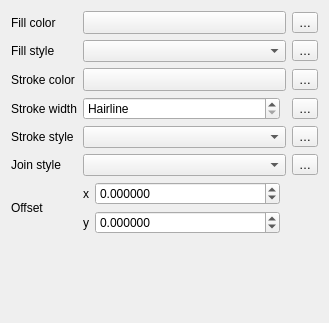
<?xml version="1.0" encoding="UTF-8"?>
<ui version="4.0">
 <class>WidgetSimpleFill</class>
 <widget class="QWidget" name="WidgetSimpleFill">
  <property name="geometry">
   <rect>
    <x>0</x>
    <y>0</y>
    <width>329</width>
    <height>323</height>
   </rect>
  </property>
  <property name="windowTitle">
   <string>Form</string>
  </property>
  <layout class="QGridLayout" name="gridLayout_2">
   <item row="1" column="0">
    <widget class="QLabel" name="label_2">
     <property name="text">
      <string>Fill style</string>
     </property>
     <property name="alignment">
      <set>Qt::AlignLeading|Qt::AlignLeft|Qt::AlignVCenter</set>
     </property>
    </widget>
   </item>
   <item row="0" column="3">
    <widget class="QgsColorButton" name="btnChangeColor">
     <property name="sizePolicy">
      <sizepolicy hsizetype="Expanding" vsizetype="Fixed">
       <horstretch>0</horstretch>
       <verstretch>0</verstretch>
      </sizepolicy>
     </property>
     <property name="minimumSize">
      <size>
       <width>120</width>
       <height>0</height>
      </size>
     </property>
     <property name="maximumSize">
      <size>
       <width>16777215</width>
       <height>16777215</height>
      </size>
     </property>
     <property name="text">
      <string/>
     </property>
    </widget>
   </item>
   <item row="2" column="3">
    <widget class="QgsColorButton" name="btnChangeStrokeColor">
     <property name="sizePolicy">
      <sizepolicy hsizetype="Expanding" vsizetype="Fixed">
       <horstretch>0</horstretch>
       <verstretch>0</verstretch>
      </sizepolicy>
     </property>
     <property name="minimumSize">
      <size>
       <width>120</width>
       <height>0</height>
      </size>
     </property>
     <property name="maximumSize">
      <size>
       <width>16777215</width>
       <height>16777215</height>
      </size>
     </property>
     <property name="text">
      <string/>
     </property>
    </widget>
   </item>
   <item row="7" column="0">
    <widget class="QLabel" name="label_6">
     <property name="text">
      <string>Offset</string>
     </property>
     <property name="alignment">
      <set>Qt::AlignLeading|Qt::AlignLeft|Qt::AlignVCenter</set>
     </property>
    </widget>
   </item>
   <item row="4" column="5">
    <widget class="QgsPropertyOverrideButton" name="mStrokeStyleDDBtn">
     <property name="text">
      <string>…</string>
     </property>
    </widget>
   </item>
   <item row="5" column="5">
    <widget class="QgsPropertyOverrideButton" name="mJoinStyleDDBtn">
     <property name="text">
      <string>…</string>
     </property>
    </widget>
   </item>
   <item row="2" column="0">
    <widget class="QLabel" name="label_3">
     <property name="sizePolicy">
      <sizepolicy hsizetype="Maximum" vsizetype="Preferred">
       <horstretch>0</horstretch>
       <verstretch>0</verstretch>
      </sizepolicy>
     </property>
     <property name="text">
      <string>Stroke color</string>
     </property>
     <property name="alignment">
      <set>Qt::AlignLeading|Qt::AlignLeft|Qt::AlignVCenter</set>
     </property>
    </widget>
   </item>
   <item row="7" column="3">
    <layout class="QGridLayout" name="gridLayout" rowstretch="0,0" rowminimumheight="0,0">
     <property name="leftMargin">
      <number>0</number>
     </property>
     <property name="rightMargin">
      <number>0</number>
     </property>
     <item row="0" column="2" rowspan="2">
      <widget class="QgsUnitSelectionWidget" name="mOffsetUnitWidget" native="true">
       <property name="minimumSize">
        <size>
         <width>0</width>
         <height>0</height>
        </size>
       </property>
       <property name="focusPolicy">
        <enum>Qt::StrongFocus</enum>
       </property>
      </widget>
     </item>
     <item row="0" column="0">
      <widget class="QLabel" name="label">
       <property name="text">
        <string>x</string>
       </property>
      </widget>
     </item>
     <item row="0" column="1">
      <widget class="QgsDoubleSpinBox" name="spinOffsetX">
       <property name="sizePolicy">
        <sizepolicy hsizetype="Minimum" vsizetype="Fixed">
         <horstretch>1</horstretch>
         <verstretch>0</verstretch>
        </sizepolicy>
       </property>
       <property name="decimals">
        <number>6</number>
       </property>
       <property name="minimum">
        <double>-99999999.989999994635582</double>
       </property>
       <property name="maximum">
        <double>99999999.989999994635582</double>
       </property>
       <property name="singleStep">
        <double>0.200000000000000</double>
       </property>
      </widget>
     </item>
     <item row="1" column="0">
      <widget class="QLabel" name="label_9">
       <property name="text">
        <string>y</string>
       </property>
      </widget>
     </item>
     <item row="1" column="1">
      <widget class="QgsDoubleSpinBox" name="spinOffsetY">
       <property name="sizePolicy">
        <sizepolicy hsizetype="Minimum" vsizetype="Fixed">
         <horstretch>1</horstretch>
         <verstretch>0</verstretch>
        </sizepolicy>
       </property>
       <property name="decimals">
        <number>6</number>
       </property>
       <property name="minimum">
        <double>-99999999.989999994635582</double>
       </property>
       <property name="maximum">
        <double>99999999.989999994635582</double>
       </property>
       <property name="singleStep">
        <double>0.200000000000000</double>
       </property>
      </widget>
     </item>
    </layout>
   </item>
   <item row="2" column="5">
    <widget class="QgsPropertyOverrideButton" name="mStrokeColorDDBtn">
     <property name="text">
      <string>…</string>
     </property>
    </widget>
   </item>
   <item row="8" column="3">
    <spacer name="verticalSpacer">
     <property name="orientation">
      <enum>Qt::Vertical</enum>
     </property>
     <property name="sizeHint" stdset="0">
      <size>
       <width>20</width>
       <height>0</height>
      </size>
     </property>
    </spacer>
   </item>
   <item row="5" column="0">
    <widget class="QLabel" name="label_8">
     <property name="text">
      <string>Join style</string>
     </property>
     <property name="alignment">
      <set>Qt::AlignLeading|Qt::AlignLeft|Qt::AlignVCenter</set>
     </property>
    </widget>
   </item>
   <item row="5" column="3">
    <widget class="QgsPenJoinStyleComboBox" name="cboJoinStyle"/>
   </item>
   <item row="4" column="0">
    <widget class="QLabel" name="label_4">
     <property name="text">
      <string>Stroke style</string>
     </property>
     <property name="alignment">
      <set>Qt::AlignLeading|Qt::AlignLeft|Qt::AlignVCenter</set>
     </property>
    </widget>
   </item>
   <item row="0" column="5">
    <widget class="QgsPropertyOverrideButton" name="mFillColorDDBtn">
     <property name="text">
      <string>…</string>
     </property>
    </widget>
   </item>
   <item row="4" column="3">
    <widget class="QgsPenStyleComboBox" name="cboStrokeStyle"/>
   </item>
   <item row="0" column="0">
    <widget class="QLabel" name="label_7">
     <property name="sizePolicy">
      <sizepolicy hsizetype="Maximum" vsizetype="Preferred">
       <horstretch>0</horstretch>
       <verstretch>0</verstretch>
      </sizepolicy>
     </property>
     <property name="text">
      <string>Fill color</string>
     </property>
     <property name="alignment">
      <set>Qt::AlignLeading|Qt::AlignLeft|Qt::AlignVCenter</set>
     </property>
    </widget>
   </item>
   <item row="1" column="3">
    <widget class="QgsBrushStyleComboBox" name="cboFillStyle"/>
   </item>
   <item row="1" column="5">
    <widget class="QgsPropertyOverrideButton" name="mFillStyleDDBtn">
     <property name="text">
      <string>…</string>
     </property>
    </widget>
   </item>
   <item row="3" column="0">
    <widget class="QLabel" name="label_5">
     <property name="text">
      <string>Stroke width</string>
     </property>
     <property name="alignment">
      <set>Qt::AlignLeading|Qt::AlignLeft|Qt::AlignVCenter</set>
     </property>
    </widget>
   </item>
   <item row="3" column="3">
    <layout class="QHBoxLayout" name="horizontalLayout_3">
     <item>
      <widget class="QgsDoubleSpinBox" name="spinStrokeWidth">
       <property name="sizePolicy">
        <sizepolicy hsizetype="Minimum" vsizetype="Fixed">
         <horstretch>1</horstretch>
         <verstretch>0</verstretch>
        </sizepolicy>
       </property>
       <property name="specialValueText">
        <string>Hairline</string>
       </property>
       <property name="decimals">
        <number>6</number>
       </property>
       <property name="maximum">
        <double>999999999.999999046325684</double>
       </property>
       <property name="singleStep">
        <double>0.200000000000000</double>
       </property>
       <property name="showClearButton" stdset="0">
        <bool>true</bool>
       </property>
      </widget>
     </item>
     <item>
      <widget class="QgsUnitSelectionWidget" name="mStrokeWidthUnitWidget" native="true">
       <property name="minimumSize">
        <size>
         <width>0</width>
         <height>0</height>
        </size>
       </property>
       <property name="focusPolicy">
        <enum>Qt::StrongFocus</enum>
       </property>
      </widget>
     </item>
    </layout>
   </item>
   <item row="3" column="5">
    <widget class="QgsPropertyOverrideButton" name="mStrokeWidthDDBtn">
     <property name="text">
      <string>…</string>
     </property>
    </widget>
   </item>
  </layout>
 </widget>
 <customwidgets>
  <customwidget>
   <class>QgsDoubleSpinBox</class>
   <extends>QDoubleSpinBox</extends>
   <header>qgsdoublespinbox.h</header>
  </customwidget>
  <customwidget>
   <class>QgsColorButton</class>
   <extends>QToolButton</extends>
   <header>qgscolorbutton.h</header>
   <container>1</container>
  </customwidget>
  <customwidget>
   <class>QgsPropertyOverrideButton</class>
   <extends>QToolButton</extends>
   <header>qgspropertyoverridebutton.h</header>
  </customwidget>
  <customwidget>
   <class>QgsUnitSelectionWidget</class>
   <extends>QWidget</extends>
   <header>qgsunitselectionwidget.h</header>
   <container>1</container>
  </customwidget>
  <customwidget>
   <class>QgsPenJoinStyleComboBox</class>
   <extends>QComboBox</extends>
   <header>qgspenstylecombobox.h</header>
  </customwidget>
  <customwidget>
   <class>QgsPenStyleComboBox</class>
   <extends>QComboBox</extends>
   <header>qgspenstylecombobox.h</header>
  </customwidget>
  <customwidget>
   <class>QgsBrushStyleComboBox</class>
   <extends>QComboBox</extends>
   <header>qgsbrushstylecombobox.h</header>
  </customwidget>
 </customwidgets>
 <tabstops>
  <tabstop>btnChangeColor</tabstop>
  <tabstop>mFillColorDDBtn</tabstop>
  <tabstop>cboFillStyle</tabstop>
  <tabstop>mFillStyleDDBtn</tabstop>
  <tabstop>btnChangeStrokeColor</tabstop>
  <tabstop>mStrokeColorDDBtn</tabstop>
  <tabstop>spinStrokeWidth</tabstop>
  <tabstop>mStrokeWidthUnitWidget</tabstop>
  <tabstop>mStrokeWidthDDBtn</tabstop>
  <tabstop>cboStrokeStyle</tabstop>
  <tabstop>mStrokeStyleDDBtn</tabstop>
  <tabstop>cboJoinStyle</tabstop>
  <tabstop>mJoinStyleDDBtn</tabstop>
  <tabstop>spinOffsetX</tabstop>
  <tabstop>spinOffsetY</tabstop>
  <tabstop>mOffsetUnitWidget</tabstop>
 </tabstops>
 <resources/>
 <connections/>
</ui>
